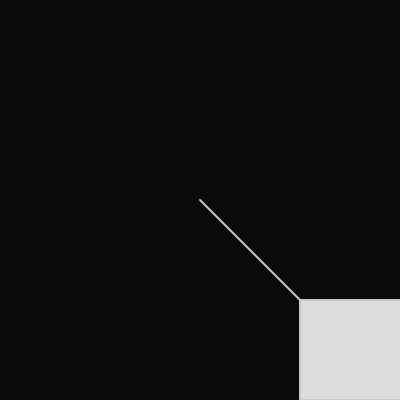
Frame 1 (no input)
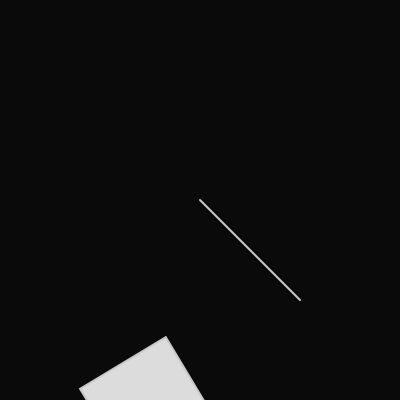
Frame 60 (no input)
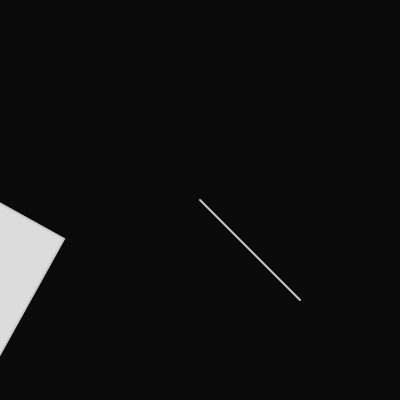
Frame 120 (the mouse pressed at the canvas centre since frame 60)

The p5.js sketch that drew these frames (run headless with seeded random() and noise() and a simulated clock; from frame 60 on, the mouse is pressed at the canvas centre):

// p5.js sketch
// ── sketch.js

let angle = 0;

function setup() {
	createCanvas(400, 400);	
	angleMode(DEGREES);
}

function draw() {
	background(10);
	fill(200);
	translate(200, 200);
	fill(220);
	scale(2);
	stroke(200);
	line(0, 0, 50, 50);
	rotate(angle);
	rect(50, 50, 100, 50);
	angle += 1;
}
